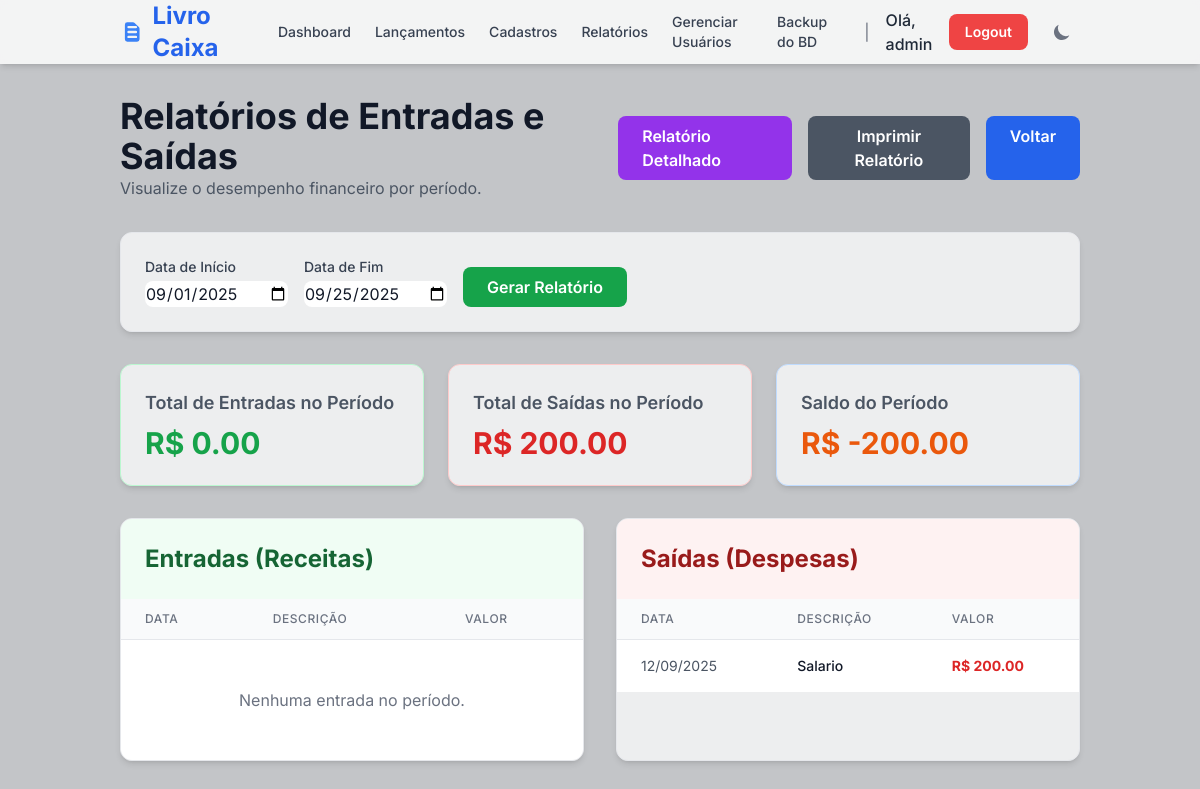
The app's page /reports (signed in) with its own data.
### tables this page shows
CREATE TABLE transactions (
    id INTEGER PRIMARY KEY AUTOINCREMENT,
    user_id INTEGER NOT NULL,
    description TEXT NOT NULL,
    amount REAL NOT NULL,
    type TEXT NOT NULL, -- 'receita' ou 'despesa'
    category TEXT NOT NULL,
    date TEXT, -- Data do pagamento/recebimento
    due_date TEXT NOT NULL, -- Data de vencimento
    status TEXT NOT NULL, -- 'pago', 'recebido', 'pendente'
    client_supplier TEXT,
    FOREIGN KEY (user_id) REFERENCES users (id)
);

### app.py (the view)
@app.route('/reports', methods=['GET'])
@login_required
def reports():
    db = get_db()
    user_id = session['user_id']
    today = datetime.now()
    start_date_str = request.args.get('start_date', today.replace(day=1).strftime('%Y-%m-%d'))
    end_date_str = request.args.get('end_date', today.strftime('%Y-%m-%d'))
    start_date = parse_date(start_date_str)
    end_date = parse_date(end_date_str)
    report_transactions = []
    if start_date and end_date:
        end_date_inclusive = end_date.replace(hour=23, minute=59, second=59)
        transactions_from_db = db.execute(
            "SELECT * FROM transactions WHERE user_id = ? AND date >= ? AND date <= ?",
            (user_id, start_date_str, end_date_str)
        ).fetchall()
        for tx_row in transactions_from_db:
            tx_dict = dict(tx_row)
            tx_dict['date'] = parse_date(tx_dict['date'])
            report_transactions.append(tx_dict)
    income_transactions = [t for t in report_transactions if t['type'] == 'receita']
    expense_transactions = [t for t in report_transactions if t['type'] == 'despesa']
    total_income = sum(t['amount'] for t in income_transactions)
    total_expense = sum(t['amount'] for t in expense_transactions)
    return render_template(
        'reports.html',
        start_date=start_date_str,
        end_date=end_date_str,
        income_transactions=sorted(income_transactions, key=lambda t: t.get('date') or datetime.min),
        expense_transactions=sorted(expense_transactions, key=lambda t: t.get('date') or datetime.min),
        total_income=total_income,
        total_expense=total_expense
    )

### app.py (called while the page is built)
def get_db():
    db = getattr(g, '_database', None)
    if db is None:
        db = g._database = sqlite3.connect(DATABASE)
        db.row_factory = sqlite3.Row
    return db

@app.teardown_appcontext
def close_connection(exception):
    db = getattr(g, '_database', None)
    if db is not None:
        db.close()

def parse_date(date_val):
    if isinstance(date_val, datetime): return date_val
    if not date_val or not isinstance(date_val, str): return None
    try: return datetime.strptime(date_val, '%Y-%m-%d')
    except (ValueError, TypeError): return None

def login_required(f):
    @wraps(f)
    def decorated_function(*args, **kwargs):
        if 'user_id' not in session:
            flash("Por favor, faça login para acessar esta página.", "warning")
            return redirect(url_for('login'))
        if session['username'] not in [row['username'] for row in get_db().execute('SELECT username FROM users').fetchall()]:
            flash("Sua sessão é inválida. Por favor, faça login novamente.", "danger")
            session.clear()
            return redirect(url_for('login'))
        return f(*args, **kwargs)
    return decorated_function

### templates/reports.html (shortened to what this page needs)
{% extends "layout.html" %}
{% block content %}
<header class="mb-8 flex justify-between items-center">
    <div>
        <h1 class="text-4xl font-bold text-gray-900 dark:text-gray-100">Relatórios de Entradas e Saídas</h1>
        <p class="text-gray-600 dark:text-gray-300">Visualize o desempenho financeiro por período.</p>
    </div>
    <div class="noprint flex gap-4">
        <a href="{{ url_for('detailed_report', start_date=start_date, end_date=end_date) }}" class="bg-purple-600 text-white font-semibold py-2 px-6 rounded-lg hover:bg-purple-700 transition duration-300">
            Relatório Detalhado
        </a>
        <button onclick="window.print()" class="bg-gray-600 text-white font-semibold py-2 px-6 rounded-lg hover:bg-gray-700 transition duration-300">
            Imprimir Relatório
        </button>
        <a href="{{ url_for('index') }}" class="bg-blue-600 text-white font-semibold py-2 px-6 rounded-lg hover:bg-blue-700 transition duration-300">
            Voltar
        </a>
    </div>
</header>
<section class="bg-white/70 dark:bg-gray-800/70 backdrop-blur-sm p-6 rounded-xl shadow-md mb-8 border border-gray-200 dark:border-gray-700 noprint">
    <form method="get" action="{{ url_for('reports') }}">
        <div class="flex flex-col md:flex-row items-center gap-4">
            <div>
                <label for="start_date" class="block text-sm font-medium text-gray-700 dark:text-gray-300">Data de Início</label>
                <input type="date" name="start_date" id="start_date" value="{{ start_date }}" class="mt-1 border-gray-300 rounded-lg focus:ring-blue-500 focus:border-blue-500 bg-white dark:bg-gray-700 text-gray-900 dark:text-white">
            </div>
            <div>
                <label for="end_date" class="block text-sm font-medium text-gray-700 dark:text-gray-300">Data de Fim</label>
                <input type="date" name="end_date" id="end_date" value="{{ end_date }}" class="mt-1 border-gray-300 rounded-lg focus:ring-blue-500 focus:border-blue-500 bg-white dark:bg-gray-700 text-gray-900 dark:text-white">
            </div>
            <div class="self-end">
                <button type="submit" class="bg-green-600 text-white font-semibold py-2 px-6 rounded-lg hover:bg-green-700 transition duration-300">Gerar Relatório</button>
            </div>
        </div>
    </form>
</section>
<section class="grid grid-cols-1 md:grid-cols-3 gap-6 mb-8">
    <div class="bg-white/70 dark:bg-gray-800/70 backdrop-blur-sm p-6 rounded-xl shadow-md border border-green-200 dark:border-green-700">
        <h2 class="text-lg font-semibold text-gray-600 dark:text-gray-300 mb-2">Total de Entradas no Período</h2>
        <p class="text-3xl font-bold text-green-600 dark:text-green-400">R$ {{ "%.2f"|format(total_income) }}</p>
    </div>
    <div class="bg-white/70 dark:bg-gray-800/70 backdrop-blur-sm p-6 rounded-xl shadow-md border border-red-200 dark:border-red-700">
        <h2 class="text-lg font-semibold text-gray-600 dark:text-gray-300 mb-2">Total de Saídas no Período</h2>
        <p class="text-3xl font-bold text-red-600 dark:text-red-400">R$ {{ "%.2f"|format(total_expense) }}</p>
    </div>
    <div class="bg-white/70 dark:bg-gray-800/70 backdrop-blur-sm p-6 rounded-xl shadow-md border border-blue-200 dark:border-blue-700">
        <h2 class="text-lg font-semibold text-gray-600 dark:text-gray-300 mb-2">Saldo do Período</h2>
        <p class="text-3xl font-bold {{ 'text-blue-600 dark:text-blue-400' if (total_income - total_expense) >= 0 else 'text-orange-600 dark:text-orange-400' }}">R$ {{ "%.2f"|format(total_income - total_expense) }}</p>
    </div>
</section>
<div class="grid grid-cols-1 lg:grid-cols-2 gap-8">
    <section class="bg-white/70 dark:bg-gray-800/70 backdrop-blur-sm rounded-xl shadow-md border border-gray-200 dark:border-gray-700 overflow-hidden">
        <div class="p-6 bg-green-50 dark:bg-green-900/20">
            <h2 class="text-2xl font-bold text-green-800 dark:text-green-300">Entradas (Receitas)</h2>
        </div>
        <div class="overflow-x-auto">
            <table class="min-w-full divide-y divide-gray-200 dark:divide-gray-700">
                <thead class="bg-gray-50 dark:bg-gray-700/50">
                    <tr>
                        <th class="px-6 py-3 text-left text-xs font-medium text-gray-500 dark:text-gray-300 uppercase tracking-wider">Data</th>
                        <th class="px-6 py-3 text-left text-xs font-medium text-gray-500 dark:text-gray-300 uppercase tracking-wider">Descrição</th>
                        <th class="px-6 py-3 text-left text-xs font-medium text-gray-500 dark:text-gray-300 uppercase tracking-wider">Valor</th>
                    </tr>
                </thead>
                <tbody class="bg-white dark:bg-gray-800 divide-y divide-gray-200 dark:divide-gray-700">
                    {% for tx in income_transactions %}
                    <tr>
                        <td class="px-6 py-4 whitespace-nowrap text-sm text-gray-600 dark:text-gray-400">{{ tx.date.strftime('%d/%m/%Y') if tx.date else '---' }}</td>
                        <td class="px-6 py-4 whitespace-nowrap text-sm font-medium text-gray-900 dark:text-gray-100">{{ tx.description }}</td>
                        <td class="px-6 py-4 whitespace-nowrap text-sm font-bold text-green-600 dark:text-green-400">R$ {{ "%.2f"|format(tx.amount) }}</td>
                    </tr>
                    {% else %}
                    <tr><td colspan="3" class="px-6 py-12 text-center text-gray-500 dark:text-gray-400">Nenhuma entrada no período.</td></tr>
                    {% endfor %}
                </tbody>
            </table>
        </div>
    </section>
    <section class="bg-white/70 dark:bg-gray-800/70 backdrop-blur-sm rounded-xl shadow-md border border-gray-200 dark:border-gray-700 overflow-hidden">
        <div class="p-6 bg-red-50 dark:bg-red-900/20">
            <h2 class="text-2xl font-bold text-red-800 dark:text-red-300">Saídas (Despesas)</h2>
        </div>
        <div class="overflow-x-auto">
            <table class="min-w-full divide-y divide-gray-200 dark:divide-gray-700">
                <thead class="bg-gray-50 dark:bg-gray-700/50">
                    <tr>
                        <th class="px-6 py-3 text-left text-xs font-medium text-gray-500 dark:text-gray-300 uppercase tracking-wider">Data</th>
                        <th class="px-6 py-3 text-left text-xs font-medium text-gray-500 dark:text-gray-300 uppercase tracking-wider">Descrição</th>
                        <th class="px-6 py-3 text-left text-xs font-medium text-gray-500 dark:text-gray-300 uppercase tracking-wider">Valor</th>
                    </tr>
                </thead>
                <tbody class="bg-white dark:bg-gray-800 divide-y divide-gray-200 dark:divide-gray-700">
                    {% for tx in expense_transactions %}
                    <tr>
                        <td class="px-6 py-4 whitespace-nowrap text-sm text-gray-600 dark:text-gray-400">{{ tx.date.strftime('%d/%m/%Y') if tx.date else '---' }}</td>
                        <td class="px-6 py-4 whitespace-nowrap text-sm font-medium text-gray-900 dark:text-gray-100">{{ tx.description }}</td>
                        <td class="px-6 py-4 whitespace-nowrap text-sm font-bold text-red-600 dark:text-red-400">R$ {{ "%.2f"|format(tx.amount) }}</td>
                    </tr>
                    {% else %}
                    <tr><td colspan="3" class="px-6 py-12 text-center text-gray-500 dark:text-gray-400">Nenhuma saída no período.</td></tr>
                    {% endfor %}
                </tbody>
            </table>
        </div>
    </section>
</div>
{% endblock %}

### templates/layout.html (style rules this page uses)
body { font-family: 'Inter', sans-serif; }
.light-theme-bg { background-image: linear-gradient(rgba(0, 0, 0, 0.15), rgba(0, 0, 0, 0.15)), url('https://t4.ftcdn.net/jpg/10/84/01/67/360_F_1084016717_WKvxIu5devPI2Pbt7BzKawvllgcO9buZ.jpg'); background-size: cover; background-position: center; background-attachment: fixed; }

### records on screen
transactions: date "12/09/2025", description "Salario", amount "200.00"

### other values on screen
{{ session.username }} "admin"
{{ "%.2f"|format(total_income) }} "0.00"
{{ "%.2f"|format(total_expense) }} "200.00"
{{ "%.2f"|format(total_income - total_expense) }} "-200.00"
